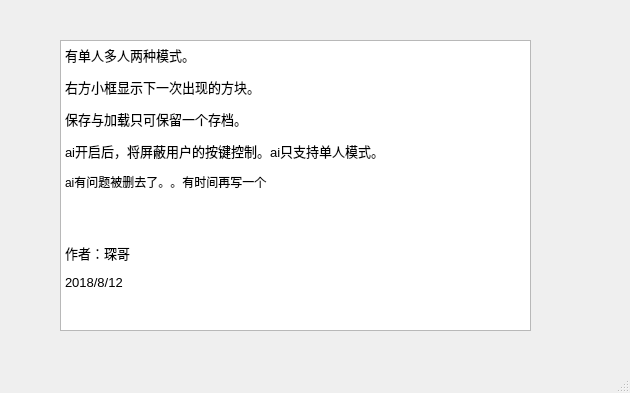
<?xml version="1.0" encoding="UTF-8"?>
<ui version="4.0">
 <class>InfoWindow</class>
 <widget class="QMainWindow" name="InfoWindow">
  <property name="geometry">
   <rect>
    <x>0</x>
    <y>0</y>
    <width>630</width>
    <height>393</height>
   </rect>
  </property>
  <property name="windowTitle">
   <string>说明</string>
  </property>
  <widget class="QWidget" name="centralwidget">
   <widget class="QTextBrowser" name="textBrowser">
    <property name="geometry">
     <rect>
      <x>60</x>
      <y>40</y>
      <width>471</width>
      <height>291</height>
     </rect>
    </property>
    <property name="html">
     <string>&lt;!DOCTYPE HTML PUBLIC &quot;-//W3C//DTD HTML 4.0//EN&quot; &quot;http://www.w3.org/TR/REC-html40/strict.dtd&quot;&gt;
&lt;html&gt;&lt;head&gt;&lt;meta name=&quot;qrichtext&quot; content=&quot;1&quot; /&gt;&lt;style type=&quot;text/css&quot;&gt;
p, li { white-space: pre-wrap; }
&lt;/style&gt;&lt;/head&gt;&lt;body style=&quot; font-family:'SimSun'; font-size:9pt; font-weight:400; font-style:normal;&quot;&gt;
&lt;p style=&quot; margin-top:12px; margin-bottom:12px; margin-left:0px; margin-right:0px; -qt-block-indent:0; text-indent:0px;&quot;&gt;&lt;span style=&quot; font-size:10pt;&quot;&gt;有单人多人两种模式。&lt;/span&gt;&lt;/p&gt;
&lt;p style=&quot; margin-top:12px; margin-bottom:12px; margin-left:0px; margin-right:0px; -qt-block-indent:0; text-indent:0px;&quot;&gt;&lt;span style=&quot; font-size:10pt;&quot;&gt;右方小框显示下一次出现的方块。&lt;/span&gt;&lt;/p&gt;
&lt;p style=&quot; margin-top:12px; margin-bottom:12px; margin-left:0px; margin-right:0px; -qt-block-indent:0; text-indent:0px;&quot;&gt;&lt;span style=&quot; font-size:10pt;&quot;&gt;保存与加载只可保留一个存档。&lt;/span&gt;&lt;/p&gt;
&lt;p style=&quot; margin-top:12px; margin-bottom:12px; margin-left:0px; margin-right:0px; -qt-block-indent:0; text-indent:0px;&quot;&gt;&lt;span style=&quot; font-size:10pt;&quot;&gt;ai开启后，将屏蔽用户的按键控制。ai只支持单人模式。&lt;/span&gt;&lt;/p&gt;
&lt;p style=&quot; margin-top:12px; margin-bottom:12px; margin-left:0px; margin-right:0px; -qt-block-indent:0; text-indent:0px;&quot;&gt;ai有问题被删去了。。有时间再写一个&lt;/p&gt;
&lt;p style=&quot; margin-top:12px; margin-bottom:12px; margin-left:0px; margin-right:0px; -qt-block-indent:0; text-indent:0px;&quot;&gt;&lt;br /&gt;&lt;/p&gt;
&lt;p style=&quot; margin-top:12px; margin-bottom:12px; margin-left:0px; margin-right:0px; -qt-block-indent:0; text-indent:0px;&quot;&gt;&lt;span style=&quot; font-size:10pt;&quot;&gt;作者：琛哥&lt;/span&gt;&lt;/p&gt;
&lt;p style=&quot; margin-top:12px; margin-bottom:12px; margin-left:0px; margin-right:0px; -qt-block-indent:0; text-indent:0px;&quot;&gt;&lt;span style=&quot; font-size:10pt;&quot;&gt;2018/8/12&lt;/span&gt;&lt;/p&gt;&lt;/body&gt;&lt;/html&gt;</string>
    </property>
   </widget>
  </widget>
  <widget class="QMenuBar" name="menubar">
   <property name="geometry">
    <rect>
     <x>0</x>
     <y>0</y>
     <width>630</width>
     <height>26</height>
    </rect>
   </property>
  </widget>
  <widget class="QStatusBar" name="statusbar"/>
 </widget>
 <resources/>
 <connections/>
</ui>
